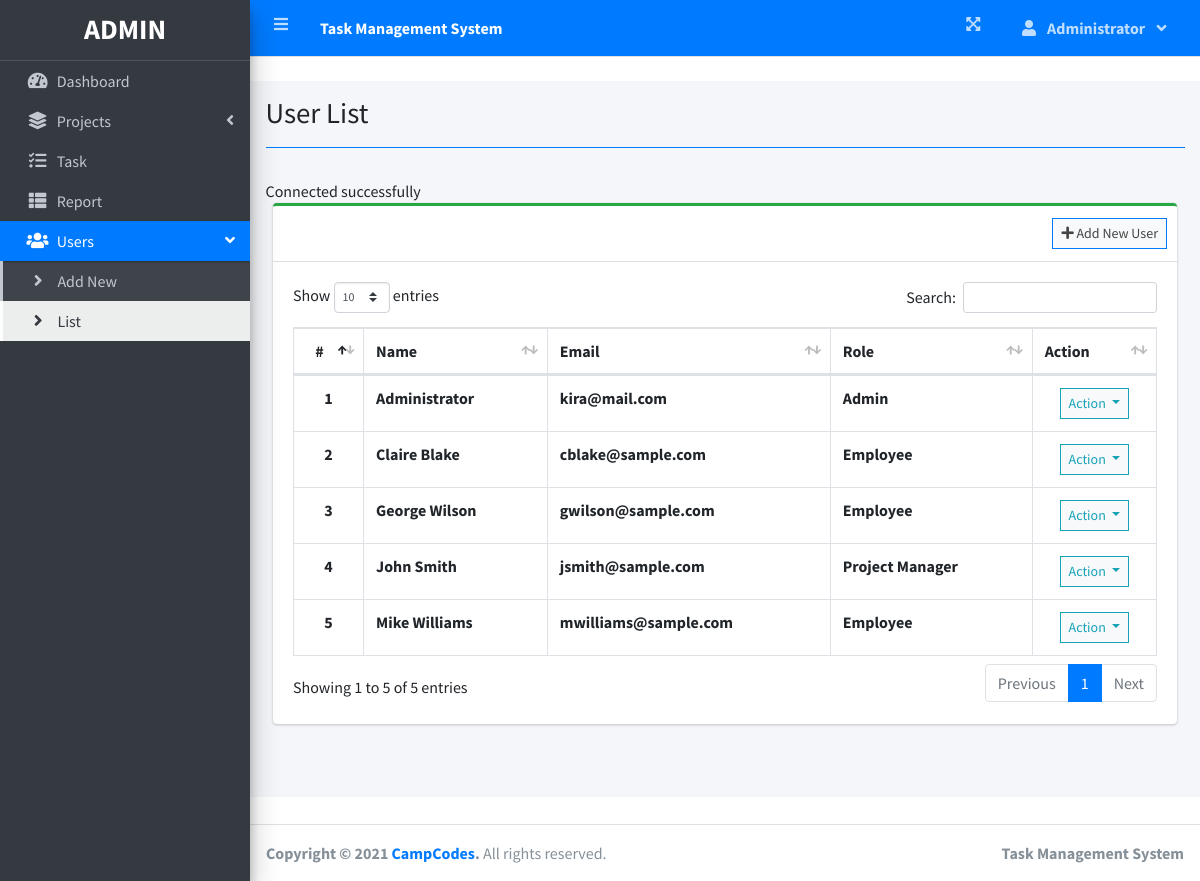
The page /index.php?page=user_list (signed in) on the database its author committed.
### tables this page shows
CREATE TABLE `users` (
   `id` int(30) NOT NULL AUTO_INCREMENT,
   `firstname` varchar(200) NOT NULL,
   `lastname` varchar(200) NOT NULL,
   `email` varchar(200) NOT NULL,
   `password` text NOT NULL,
   `type` tinyint(1) NOT NULL DEFAULT 2 COMMENT '1 = admin, 2 = staff',
   `avatar` varchar(255) NOT NULL DEFAULT 'no-image-available.png',
   `date_created` datetime NOT NULL DEFAULT current_timestamp(),
   PRIMARY KEY (`id`)
);

### user_list.php (the view, shortened to what this page needs)
<?php include'db_connect.php' ?>
<div class="col-lg-12">
	<div class="card card-outline card-success">
		<div class="card-header">
			<div class="card-tools">
				<a class="btn btn-block btn-sm btn-default btn-flat border-primary" href="./index.php?page=new_user"><i class="fa fa-plus"></i> Add New User</a>
			</div>
		</div>
		<div class="card-body">
			<table class="table tabe-hover table-bordered" id="list">
				<thead>
					<tr>
						<th class="text-center">#</th>
						<th>Name</th>
						<th>Email</th>
						<th>Role</th>
						<th>Action</th>
					</tr>
				</thead>
				<tbody>
					<?php
					$i = 1;
					$type = array('',"Admin","Project Manager","Employee");
					$qry = $conn->query("SELECT *,concat(firstname,' ',lastname) as name FROM users order by concat(firstname,' ',lastname) asc");
					while($row= $qry->fetch_assoc()):
					?>
					<tr>
						<th class="text-center"><?php echo $i++ ?></th>
						<td><b><?php echo ucwords($row['name']) ?></b></td>
						<td><b><?php echo $row['email'] ?></b></td>
						<td><b><?php echo $type[$row['type']] ?></b></td>
						<td class="text-center">
							<button type="button" class="btn btn-default btn-sm btn-flat border-info wave-effect text-info dropdown-toggle" data-toggle="dropdown" aria-expanded="true">
		                      Action
		                    </button>
						</td>
					</tr>
				<?php endwhile; ?>
				</tbody>
			</table>
		</div>
	</div>
</div>

### rows shown on the page
users: name "Administrator", email "kira@mail.com", type "Admin"
users: name "Claire Blake", email "cblake@sample.com", type "Employee"
users: name "George Wilson", email "gwilson@sample.com", type "Employee"
users: name "John Smith", email "jsmith@sample.com", type "Project Manager"
users: name "Mike Williams", email "mwilliams@sample.com", type "Employee"

### other values the page prints
$_SESSION['system']['name'] "Task Management System"
$_SESSION['login_firstname'] "Administrator"
$title "User List"
